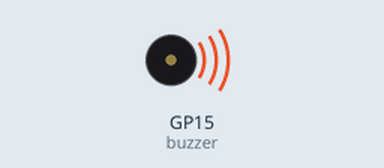
Recording of a program running on a simulated Raspberry Pi Pico running MicroPython. On the bench: buzzer (waves = sounding). At 12.0 s the program stops and its outputs stay as they are.

Above: at 0.1 s.
At 12.1 s:
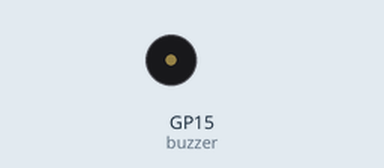
Timing chart, 0 to 13.5 s (numbered marks = the images above):
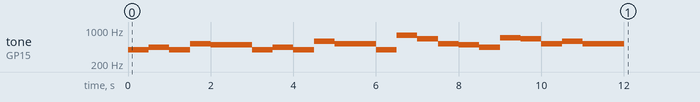

The program:

play_music.py
```python
'''
 * Keyestudio 42 in 1 Starter Kit for Raspberry Pi Pico
 * lesson 48
 * play music
 * http://www.keyestudio.com
'''
from machine import Pin, PWM
from utime import sleep
buzzer = PWM(Pin(15))

tones = {
"D1": 262,
"D2": 293,
"D3": 329,
"D4": 349,
"D5": 392,
"D6": 440,
"D7": 494,
"M1": 523,
"M2": 586,
"M3": 658,
"M4": 697,
"M5": 783,
"M6": 879,
"M7": 987,
"H1": 1045,
"H2": 1171,
"H3": 1316,
"H4": 1393,
"H5": 1563,
"H6": 1755,
"H7": 1971
}

song = ["D5","D5","D6","D5","M1","D7",
        "D5","D5","D6","D5","M2","M1",
        "D5","D5","M5","M3","M1","D7","D6",
        "M4","M4","M3","M1","M2","M1"
]

durt = [0.25, 0.25, 0.5, 0.5, 0.5, 1,
       0.25, 0.25, 0.5, 0.5, 0.5, 1,
       0.25, 0.25, 0.5, 0.5, 0.5, 0.5, 0.5,
       0.25, 0.25, 0.5, 0.5, 0.5, 1
]

def playtone(frequency):
    buzzer.duty_u16(1000)
    buzzer.freq(frequency)

def bequiet():
    buzzer.duty_u16(0)

def playsong(mysong):
    for i in range(len(mysong)):
        playtone(tones[mysong[i]])
        sleep(durt[i])
    bequiet()
playsong(song)
```

Measured:
- by itself, tone on GP15 (buzzer): plays 392 Hz for 0.50 s, 440 Hz for 0.50 s, 392 Hz for 0.50 s, 523 Hz for 0.50 s, 494 Hz for 1.0 s, 392 Hz for 0.50 s … (21 notes in this stretch)
